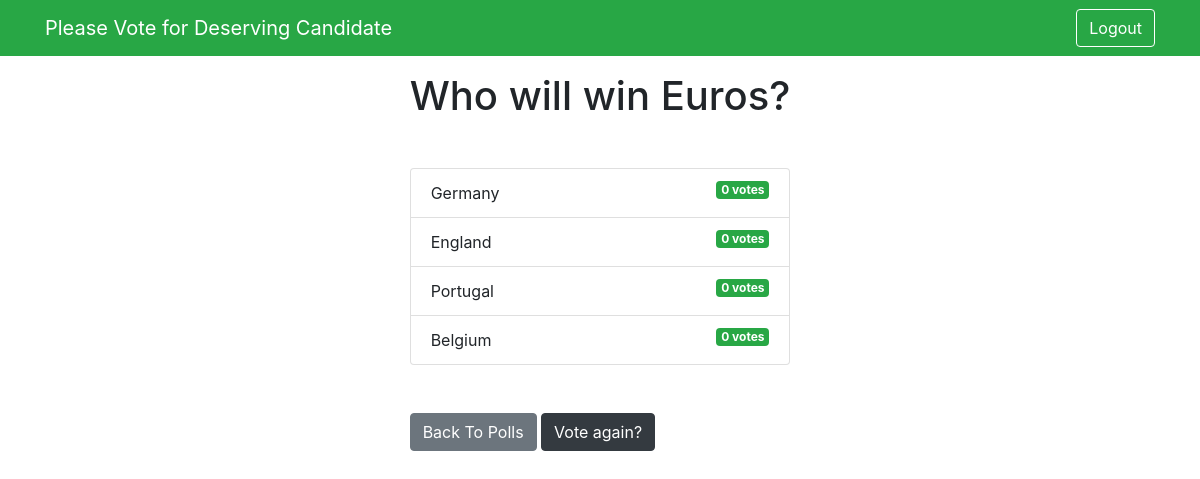
The page /polls/4/results/ on the database its author committed.
### pollApp/models.py (models this page shows, shortened)
class Question(models.Model):
    question_text = models.CharField(max_length=300)
    pub_date = models.DateTimeField('date published')

class Choice(models.Model):
    question = models.ForeignKey(Question, on_delete=models.CASCADE)
    choice_text = models.CharField(max_length=200)
    votes = models.IntegerField(default=0)

### pollApp/views.py (the view)
# urls.py: path('<int:question_id>/results/', views.results, name='results'),
def results(request, question_id):
    question = get_object_or_404(Question, pk=question_id)
    return render(request, 'polls/results.html',
                  {'question': question})

### templates/Polls/results.html
{% extends 'base.html' %}
{% block content %}
<h1 class ="mb-5 text-center">{{ question.question_text }}</h1>
<ul class ="list-group mb-5">
	{% for choice in question.choice_set.all %}
	<li class ="list-group-item">
		{{ choice.choice_text }} <span class ="badge badge-success float-right">{{ choice.votes }}
			vote{{ choice.votes | pluralize }}</span>
	</li>
	{% endfor %}
</ul>
<a class ="btn btn-secondary" href ="{% url 'polls:index' %}">Back To Polls</a>
<a class ="btn btn-dark" href ="{% url 'polls:detail' question.id %}">Vote again?</a>
{% endblock %}

### templates/base.html (shortened to what this page needs)
<html lang ="en">
<head>
	<link rel ="stylesheet"
	href ="https://stackpath.bootstrapcdn.com/bootstrap/4.4.1/css/bootstrap.min.css"
>
</head>
<body>
	{% include 'others/nav.html'%}
	<div class ="container">
		<div class ="row">
			<div class =".col-md-3 m-auto">
				{% block content %}{% endblock %}
			</div>
		</div>
	</div>
</body>
</html>

### templates/others/nav.html
<nav class="navbar navbar-dark bg-success mb-3">
    <div class="container" >
    <a class="navbar-brand" href="/">Please Vote for Deserving Candidate</a>
      <a href="{% url 'logout' %}" class="btn text-white bg-black border border-white">Logout</a>
    </div>
</nav>

### rows shown on the page
Question: question_text "Who will win Euros?"
Choice: choice_text "Germany", votes "0", votes|pluralize "s"
Choice: choice_text "England", votes "0", votes|pluralize "s"
Choice: choice_text "Portugal", votes "0", votes|pluralize "s"
Choice: choice_text "Belgium", votes "0", votes|pluralize "s"
